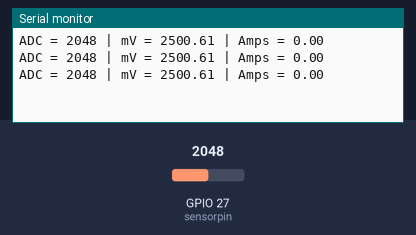
The sketch below on a simulated ESP32. Parts: the last lines printed to the serial monitor. The inputs (shaded band) are chosen by the test bench; at power-on: GPIO 27 (sensorpin) = 2048.

Above: at 1.3 s.
1.4 s: GPIO 27 (sensorpin) set to 2866
At 1.9 s:
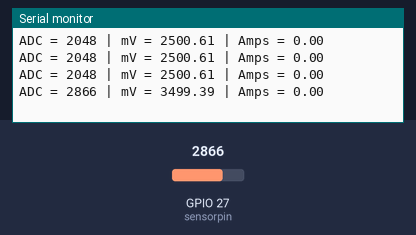
2.9 s: GPIO 27 (sensorpin) set to 3603
At 3.4 s:
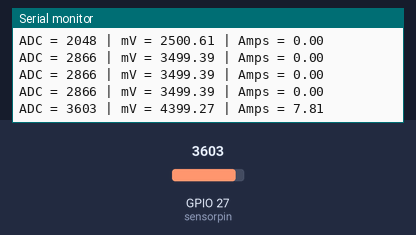
Timing chart, 0 to 5.9 s (numbered marks = the images above; inputs shaded):
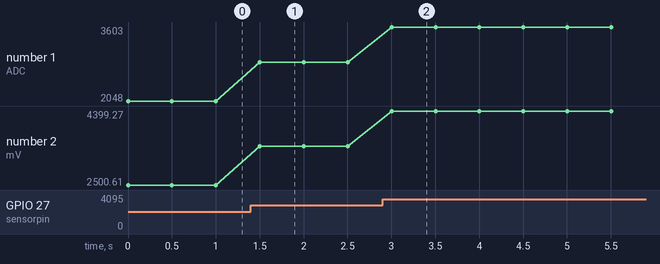

The sketch:

Kalibrasi_ACS712_DC.ino
```cpp
const int sensorpin = 27;
const int mVperAmp = 100; // 100 mV/A output sensitivity
int vmikon = 5000; //tegangan input mikon
int ADC = 0; // variabel bebas
int kalibrasi = 3618; //kalibarasi berdasar nilai vacs pin
double vacs = 0;
double Amps = 0;
double maxAnalog = 4095.00;

void setup() {
  Serial.begin(115200);
  pinMode(sensorpin, INPUT);
}

void loop() {
  ADC = analogRead(sensorpin);
  vacs = ((ADC / maxAnalog) * vmikon); // dalam satuan mV
  Amps = ((vacs - kalibrasi) / mVperAmp);
  if (Amps <= 0) {
    Amps = 0;
  }
  Serial.print("ADC = " ); // shows pre-scaled value
  Serial.print(ADC);
  Serial.print(" | mV = "); // shows the vacs measured
  Serial.print(vacs);
  Serial.print(" | Amps = ");
  Serial.println(Amps, 2);
  delay(500);
}
```

Measured:
- after the input at 1.4 s, the serial monitor: prints a new line after 0.10 s (image 1)
- after the input at 2.9 s, the serial monitor: prints a new line after 0.10 s (image 2)
- plotted number 1: 2048 → 2866 after the input at 1.4 s, 2866 → 3603 after the input at 2.9 s
- plotted number 2: 2500.61 → 3499.39 after the input at 1.4 s, 3499.39 → 4399.27 after the input at 2.9 s
